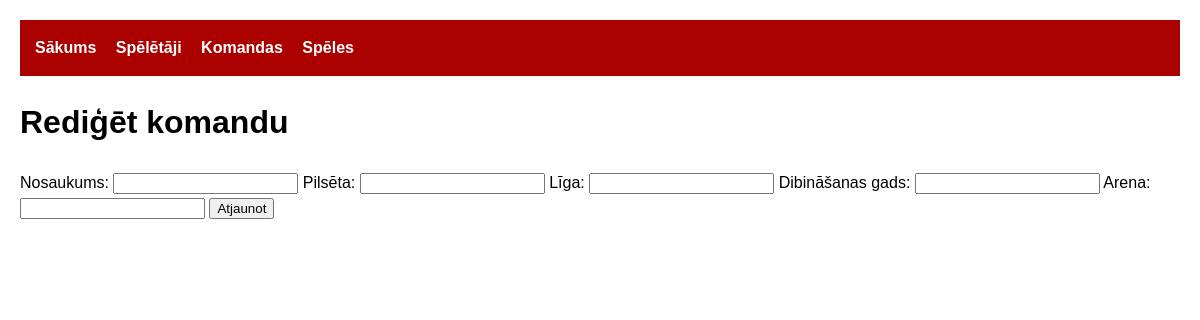
/team/9/edit, run on an earlier commit of the app's database.
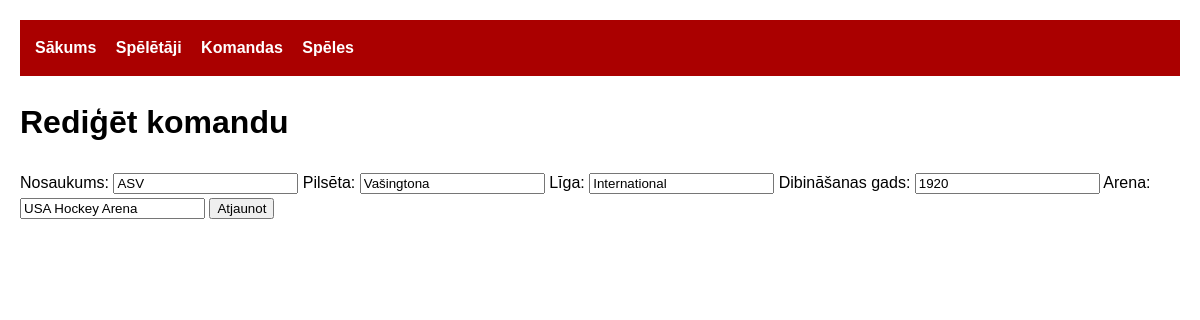
And on a later commit of the database.
### tables this page shows
CREATE TABLE Teams (
    team_id INTEGER PRIMARY KEY AUTOINCREMENT,
    name TEXT NOT NULL,
    city TEXT NOT NULL,
    league TEXT NOT NULL,
    founded_year INTEGER,
    arena TEXT
);

### app.py (the view, shortened to what this page needs)
@app.route('/team/<int:team_id>/edit', methods=['GET', 'POST'])
def edit_team(team_id):
    conn = sqlite3.connect('hockey.db')
    conn.row_factory = sqlite3.Row
    team = conn.execute('SELECT * FROM Teams WHERE team_id = ?', [team_id]).fetchone()
    conn.close()
    return render_template('edit_team.html', team=team)

### templates/edit_team.html
{% extends "base.html" %}
{% block content %}
<h1>Rediģēt komandu</h1>
<form method="POST">
    <label>Nosaukums:</label>
    <input type="text" name="name" value="{{ team.name }}" required>
    <label>Pilsēta:</label>
    <input type="text" name="city" value="{{ team.city }}" required>
    <label>Līga:</label>
    <input type="text" name="league" value="{{ team.league }}" required>
    <label>Dibināšanas gads:</label>
    <input type="number" name="founded_year" value="{{ team.founded_year }}" required>
    <label>Arena:</label>
    <input type="text" name="arena" value="{{ team.arena or '' }}">
    <button type="submit">Atjaunot</button>
</form>
{% endblock %}

What changed in the data, as far as the page shows it:
added Teams: name "ASV", city "Vašingtona", league "International", founded_year "1920", arena "USA Hockey Arena"
